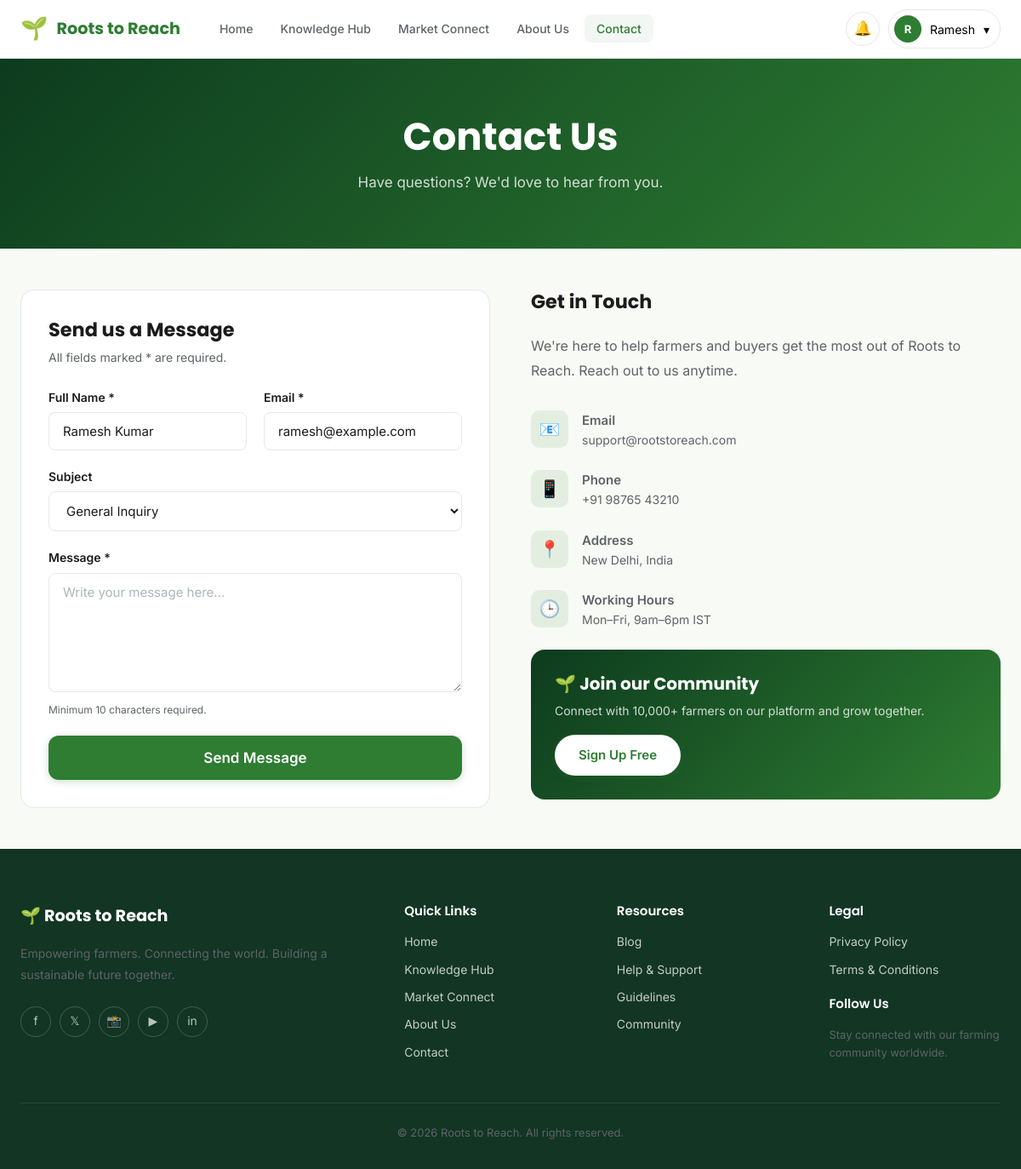
Screenshot of /contact (signed in) with the database file from the repository.
### models.py (models this page shows, shortened)
class User(db.Model):
    __tablename__ = 'users'
    id = db.Column(db.Integer, primary_key=True)
    full_name = db.Column(db.String(120), nullable=False)
    email = db.Column(db.String(120), unique=True, nullable=False)
    phone = db.Column(db.String(20))
    location = db.Column(db.String(200))
    bio = db.Column(db.Text)
    skills = db.Column(db.String(300))
    password_hash = db.Column(db.String(256), nullable=False)
    role = db.Column(db.String(20), default='farmer')  # farmer, buyer, admin
    avatar = db.Column(db.String(200), default='default_avatar.png')
    created_at = db.Column(db.DateTime, default=datetime.utcnow)
    is_active = db.Column(db.Boolean, default=True)
    knowledge_posts = db.relationship('KnowledgePost', backref='author', lazy=True, foreign_keys='KnowledgePost.user_id')
    products = db.relationship('Product', backref='seller', lazy=True)
    notifications = db.relationship('Notification', backref='user', lazy=True)

### app.py (the view, shortened to what this page needs)
@app.route('/contact', methods=['GET', 'POST'])
def contact():
    return render_template('contact.html', user=current_user())

### app.py (called while the page is built)
def current_user():
    if 'user_id' in session:
        return db.session.get(User, session['user_id'])
    return None

@app.context_processor
def inject_helpers():
    return dict(get_img_url=get_img_url)

### templates/contact.html (shortened to what this page needs)
{% extends "base.html" %}
{% block extra_css %}<link rel="stylesheet" href="{{ url_for('static', filename='css/pages.css') }}">{% endblock %}
{% block content %}
<div class="page-banner">
  <div class="container">
    <h1>Contact Us</h1>
    <p>Have questions? We'd love to hear from you.</p>
  </div>
</div>
<section class="section-sm">
  <div class="container">
    <div style="display:grid;grid-template-columns:1fr 1fr;gap:48px;align-items:start" class="about-grid">
      <div style="background:var(--white);border-radius:var(--radius-lg);border:1px solid var(--border);padding:32px">
        <h2 style="margin-bottom:8px;font-size:1.4rem">Send us a Message</h2>
        <p style="font-size:14px;color:var(--text-secondary);margin-bottom:24px">All fields marked * are required.</p>
        <form method="POST" novalidate>
          <div class="form-row">
            <div class="form-group">
              <label class="form-label">Full Name *</label>
              <input type="text" name="name" class="form-control" placeholder="Your full name" required
                     value="{{ user.full_name if user else '' }}">
            </div>
            <div class="form-group">
              <label class="form-label">Email *</label>
              <input type="email" name="email" class="form-control" placeholder="your@email.com" required
                     value="{{ user.email if user else '' }}">
            </div>
          </div>
          <div class="form-group">
            <label class="form-label">Subject</label>
            <select name="subject" class="form-control">
              <option value="General Inquiry">General Inquiry</option>
            </select>
          </div>
          <div class="form-group">
            <label class="form-label">Message *</label>
            <textarea name="message" class="form-control" rows="6"
              placeholder="Write your message here..." required
              minlength="10"></textarea>
            <p class="form-hint">Minimum 10 characters required.</p>
          </div>
          <button type="submit" class="btn btn-primary btn-full btn-lg">Send Message</button>
        </form>
      </div>
      <div>
        <h2 style="margin-bottom:24px;font-size:1.4rem">Get in Touch</h2>
        <p style="font-size:16px;line-height:1.8;margin-bottom:32px">We're here to help farmers and buyers get the most out of Roots to Reach. Reach out to us anytime.</p>
        {% for icon, title, val in [('📧','Email','support@rootstoreach.com'),('📱','Phone','+91 98765 43210'),('📍','Address','New Delhi, India'),('🕒','Working Hours','Mon–Fri, 9am–6pm IST')] %}
        <div style="display:flex;gap:16px;margin-bottom:24px;align-items:flex-start">
          <div style="width:44px;height:44px;border-radius:10px;background:rgba(46,125,50,0.1);display:flex;align-items:center;justify-content:center;font-size:20px;flex-shrink:0">{{ icon }}</div>
          <div>
            <p style="font-weight:600;font-size:15px">{{ title }}</p>
            <p style="font-size:14px;color:var(--text-secondary)">{{ val }}</p>
          </div>
        </div>
        {% endfor %}
        <div style="background:linear-gradient(135deg,#0D3B1E,#2E7D32);border-radius:var(--radius-lg);padding:28px;color:white;margin-top:24px">
          <h3 style="color:white;margin-bottom:8px">🌱 Join our Community</h3>
          <p style="color:rgba(255,255,255,0.8);font-size:14px">Connect with 10,000+ farmers on our platform and grow together.</p>
          <a href="{{ url_for('signup') }}" class="btn btn-primary" style="margin-top:16px;background:white;color:var(--primary)">Sign Up Free</a>
        </div>
      </div>
    </div>
  </div>
</section>
{% endblock %}

### templates/base.html (shortened to what this page needs)
<!DOCTYPE html>
<html lang="en">
<head>
  <link rel="stylesheet" href="{{ url_for('static', filename='css/global.css') }}">
  <link rel="stylesheet" href="{{ url_for('static', filename='css/navbar.css') }}">
  {% block extra_css %}{% endblock %}
</head>
<body>
  <nav class="navbar" role="navigation" aria-label="Main navigation">
    <div class="container">
      <div class="navbar-inner">
        <a href="{{ url_for('home') }}" class="navbar-brand" aria-label="Roots to Reach Home">
          <span class="brand-icon">🌱</span>
          <span>Roots to Reach</span>
        </a>
        <ul class="navbar-nav" role="list">
          <li><a href="{{ url_for('home') }}" class="nav-link {% if request.endpoint=='home' %}active{% endif %}">Home</a></li>
          <li><a href="{{ url_for('knowledge_hub') }}" class="nav-link {% if request.endpoint in ['knowledge_hub','knowledge_detail'] %}active{% endif %}">Knowledge Hub</a></li>
          <li><a href="{{ url_for('marketplace') }}" class="nav-link {% if request.endpoint in ['marketplace','product_detail'] %}active{% endif %}">Market Connect</a></li>
          <li><a href="{{ url_for('about') }}" class="nav-link {% if request.endpoint=='about' %}active{% endif %}">About Us</a></li>
          <li><a href="{{ url_for('contact') }}" class="nav-link {% if request.endpoint=='contact' %}active{% endif %}">Contact</a></li>
        </ul>
        <div class="navbar-actions">
          {% if user %}
            <a href="{{ url_for('dashboard') }}" class="notif-btn" aria-label="Notifications">
              🔔
            </a>
            <div class="user-menu">
              <button class="user-menu-btn" id="userMenuBtn" aria-haspopup="true" aria-expanded="false">
                <div class="user-avatar-text">{{ user.full_name[0].upper() }}</div>
                <span>{{ user.full_name.split()[0] }}</span>
                <span>▾</span>
              </button>
            </div>
          {% else %}
            <a href="{{ url_for('login') }}" class="btn btn-outline btn-sm">Log In</a>
            <a href="{{ url_for('signup') }}" class="btn btn-primary btn-sm">Sign Up</a>
          {% endif %}
        </div>
      </div>
    </div>
  </nav>
  <main id="main-content">
    {% block content %}{% endblock %}
  </main>
  {% block footer %}
  <footer class="footer" role="contentinfo">
    <div class="container">
      <div class="footer-grid">
        <div class="footer-brand">
          <div class="footer-logo">🌱 Roots to Reach</div>
          <p class="footer-desc">Empowering farmers. Connecting the world. Building a sustainable future together.</p>
          <div class="footer-social">
            <a href="#" class="social-link" aria-label="Facebook">f</a>
            <a href="#" class="social-link" aria-label="Twitter">𝕏</a>
            <a href="#" class="social-link" aria-label="Instagram">📸</a>
            <a href="#" class="social-link" aria-label="YouTube">▶</a>
            <a href="#" class="social-link" aria-label="LinkedIn">in</a>
          </div>
        </div>
        <div class="footer-col">
          <h4>Quick Links</h4>
          <div class="footer-links">
            <a href="{{ url_for('home') }}">Home</a>
            <a href="{{ url_for('knowledge_hub') }}">Knowledge Hub</a>
            <a href="{{ url_for('marketplace') }}">Market Connect</a>
            <a href="{{ url_for('about') }}">About Us</a>
            <a href="{{ url_for('contact') }}">Contact</a>
          </div>
        </div>
        <div class="footer-col">
          <h4>Resources</h4>
          <div class="footer-links">
            <a href="#">Blog</a>
            <a href="{{ url_for('contact') }}">Help & Support</a>
            <a href="#">Guidelines</a>
            <a href="#">Community</a>
          </div>
        </div>
        <div class="footer-col">
          <h4>Legal</h4>
          <div class="footer-links">
            <a href="#">Privacy Policy</a>
            <a href="#">Terms & Conditions</a>
          </div>
          <h4 style="margin-top:20px">Follow Us</h4>
          <p style="font-size:13px;margin-top:8px">Stay connected with our farming community worldwide.</p>
        </div>
      </div>
      <div class="footer-bottom">
        <p>© 2026 Roots to Reach. All rights reserved.</p>
      </div>
    </div>
  </footer>
  {% endblock %}
</body>
</html>

### static/css/global.css (style rules this page uses)
:root { --primary: #2E7D32; --primary-dark: #1B5E20; --primary-light: #4CAF50; --accent: #81C784; --bg-light: #F8FAF5; --white: #FFFFFF; --text-primary: #1B1B1B; --text-secondary: #5F6368; --border: #E5E7EB; --success: #22C55E; --warning: #F59E0B; --error: #EF4444; --footer-dark: #123524; --card-hover: #F0F7EF; --shadow-sm: 0 1px 3px rgba(0,0,0,0.08); --shadow-md: 0 4px 16px rgba(0,0,0,0.10); --shadow-lg: 0 8px 32px rgba(0,0,0,0.12); --radius-sm: 8px; --radius-md: 12px; --radius-lg: 16px; --radius-xl: 24px; --transition: 0.25s ease; }
*, *::before, *::after { box-sizing: border-box; margin: 0; padding: 0; }
html { scroll-behavior: smooth; }
body { font-family: 'Inter', sans-serif; font-size: 16px; color: var(--text-primary); background: var(--bg-light); line-height: 1.6; }
a { text-decoration: none; color: inherit; }
ul { list-style: none; }
button { cursor: pointer; border: none; background: none; font-family: inherit; }
input, textarea, select { font-family: inherit; }
h1, h2, h3, h4, h5, h6 { font-family: 'Poppins', sans-serif; font-weight: 700; line-height: 1.25; }
h1 { font-size: clamp(2rem, 5vw, 3.5rem); }
h2 { font-size: clamp(1.5rem, 3vw, 2.5rem); }
h3 { font-size: 1.25rem; }
p { color: var(--text-secondary); }
.container { max-width: 1200px; margin: 0 auto; padding: 0 24px; }
.section-sm { padding: 48px 0; }
.btn { display: inline-flex; align-items: center; gap: 8px; padding: 12px 28px; border-radius: 50px; font-weight: 600; font-size: 15px; transition: all var(--transition); white-space: nowrap; }
.btn-primary { background: var(--primary); color: var(--white); box-shadow: 0 2px 8px rgba(46,125,50,0.25); }
.btn-lg { padding: 16px 36px; font-size: 17px; }
.btn-full { width: 100%; justify-content: center; text-align: center; border-radius: var(--radius-md); }
.form-group { margin-bottom: 20px; }
.form-label { display: block; font-weight: 600; font-size: 14px; margin-bottom: 6px; color: var(--text-primary); }
.form-control { width: 100%; padding: 12px 16px; border: 1.5px solid var(--border); border-radius: var(--radius-sm); font-size: 15px; background: var(--white); color: var(--text-primary); transition: border-color var(--transition), box-shadow var(--transition); outline: none; }
.form-control::placeholder { color: #adb5bd; }
textarea.form-control { resize: vertical; min-height: 120px; }
select.form-control { cursor: pointer; }
.form-hint { font-size: 12px; color: var(--text-secondary); margin-top: 4px; }

### static/css/pages.css (style rules this page uses)
.page-banner { background: linear-gradient(135deg, #0D3B1E, #2E7D32); padding: 64px 0; color: white; text-align: center; }
.page-banner h1 { font-size: clamp(1.8rem, 4vw, 2.8rem); margin-bottom: 12px; }
.page-banner p { font-size: 17px; color: rgba(255,255,255,0.8); max-width: 520px; margin: 0 auto; }
.form-row { display: grid; grid-template-columns: 1fr 1fr; gap: 20px; }
.about-grid { display: grid; grid-template-columns: 1fr 1fr; gap: 64px; align-items: center; }

### rows the page displays
User: full_name "R", full_name "Ramesh", name "Ramesh Kumar", email "ramesh@example.com"

### other values shown
{{ icon }} "📧" "📱" "📍" "🕒"
{{ title }} "Email" "Phone" "Address" "Working Hours"
{{ val }} "support@rootstoreach.com" "+91 98765 43210" "New Delhi, India" "Mon–Fri, 9am–6pm IST"
